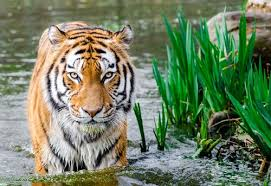
#> input picture Resources/Tiger2.jpg, 271 x 186 px
$ python chapter1.py
#> lines starting #> are read from the running program, lines starting #| are printed output that depends on the picture; after the words box and inside, x2 and y2 are one past the last pixel; in counts of white or black regions, pixels touching at a corner belong together
import cv2
import numpy as np

img = cv2.imread("Resources/Tiger2.jpg")
#> img is the input picture: shape (186, 271, 3); mean B, G, R 99.8, 128.5, 112.9
kernel = np.ones((3,3),np.uint8)

imgGray = cv2.cvtColor(img,cv2.COLOR_BGR2GRAY)
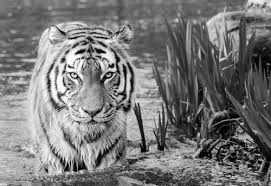
#> imgGray: shape (186, 271); min 0, max 255, mean 120.5
imgBlur = cv2.GaussianBlur(imgGray,(7,7),0)
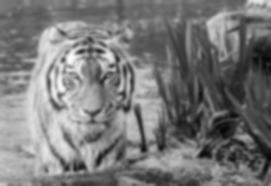
#> imgBlur: shape (186, 271); min 6, max 250, mean 120.5
imgCanny = cv2.Canny(img,80,100)
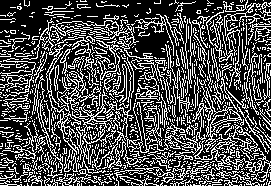
#> imgCanny: shape (186, 271); 30.6% white in thin lines or dots
imgDialation = cv2.dilate(imgCanny,kernel,iterations=1)
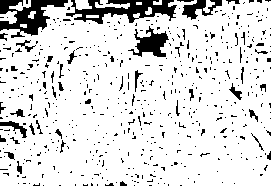
#> imgDialation: shape (186, 271); 86.8% white; 545 black regions (504 under 20 px), largest, box (x1, y1, x2, y2) and area: (66, 0, 177, 24) 1306, (0, 0, 68, 38) 1211, (128, 26, 169, 57) 593
imgEroded = cv2.erode(imgDialation,kernel,iterations=1)
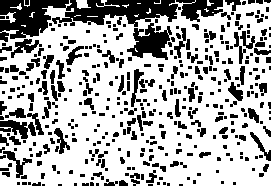
#> imgEroded: shape (186, 271); 68.9% white; 413 black regions (255 under 20 px), largest, box (x1, y1, x2, y2) and area: (0, 0, 181, 42) 3681, (127, 23, 172, 60) 898, (176, 0, 223, 22) 616

cv2.imshow("Gray Image",imgGray)
cv2.imshow("Blur Image",imgBlur)
cv2.imshow("Canny Image",imgCanny)
cv2.imshow("Dialation Image",imgDialation)
cv2.imshow("Eroded Image",imgEroded)

cv2.waitKey(0)

$ run again, with Resources/Tiger1.jpg copied over Resources/Tiger2.jpg
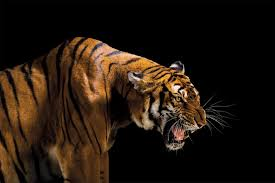
#> input picture Resources/Tiger1.jpg, 275 x 183 px
#> img is the input picture: shape (183, 275, 3); mean B, G, R 14.4, 23.9, 35.7
#> `imgCanny = cv2.Canny(img,80,100)`:
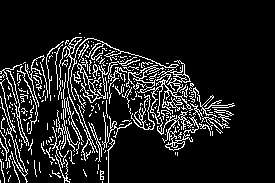
#> imgCanny: shape (183, 275); 12% white in thin lines or dots, all inside (x1, y1, x2, y2) = (0, 33, 235, 183)
#> imgDialation: shape (183, 275); 35.7% white; 9 white regions (3 under 20 px), largest, box (x1, y1, x2, y2) and area: (0, 36, 236, 183) 17747, (33, 159, 38, 178) 61, (38, 161, 42, 174) 41, (82, 168, 88, 178) 38, (46, 122, 49, 131) 27, (26, 159, 30, 165) 21
#> `imgEroded = cv2.erode(imgDialation,kernel,iterations=1)`:
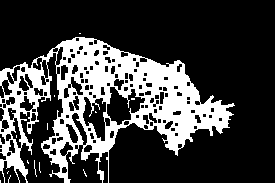
#> imgEroded: shape (183, 275); 25.3% white; 15 white regions (14 under 20 px), largest, box (x1, y1, x2, y2) and area: (0, 37, 235, 183) 12662

$ run again, with Resources/Tiger3.jpg copied over Resources/Tiger2.jpg
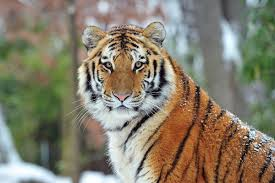
#> input picture Resources/Tiger3.jpg, 275 x 183 px
#> img is the input picture: shape (183, 275, 3); mean B, G, R 108.5, 126.5, 133
#> `imgCanny = cv2.Canny(img,80,100)`:
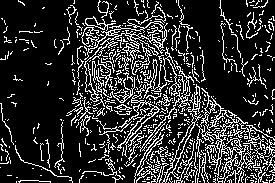
#> imgCanny: shape (183, 275); 18.7% white in thin lines or dots
#> imgDialation: shape (183, 275); 55.9% white; 284 black regions (246 under 20 px), largest, box (x1, y1, x2, y2) and area: (0, 0, 111, 183) 10898, (180, 0, 275, 136) 5309, (0, 114, 71, 183) 1004
#> `imgEroded = cv2.erode(imgDialation,kernel,iterations=1)`:
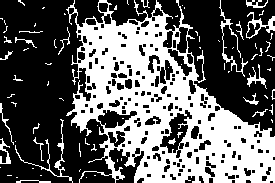
#> imgEroded: shape (183, 275); 38.4% white; 80 white regions (58 under 20 px), largest, box (x1, y1, x2, y2) and area: (66, 0, 275, 183) 17272, (219, 0, 248, 77) 279, (15, 119, 73, 183) 276
